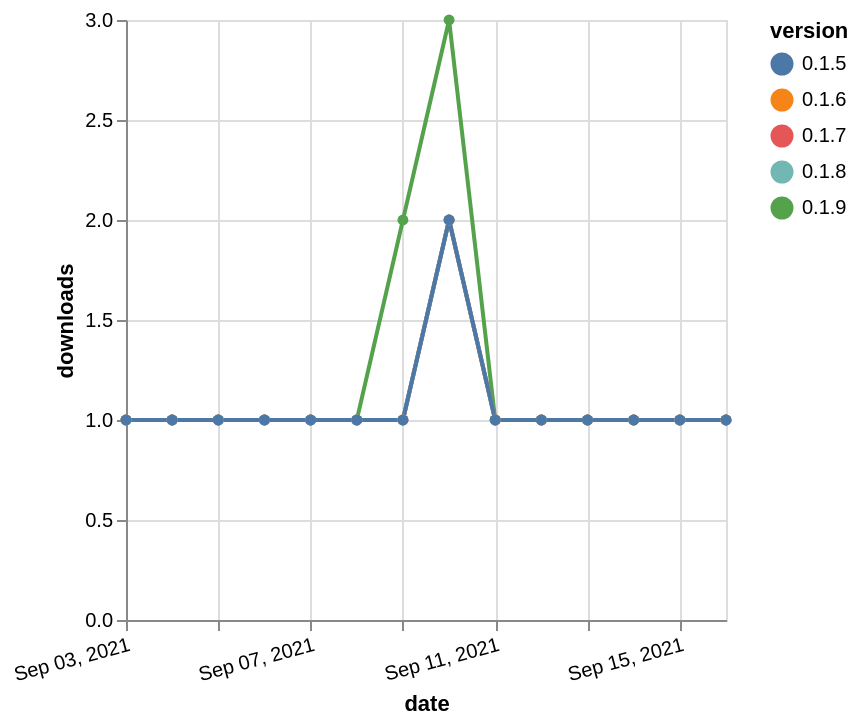

Source (Vega-Lite JSON):
### Vega-Lite specification from a JSON file in a GitHub repository (floating-point values rounded to 4 significant figures)
{"$schema": "https://vega.github.io/schema/vega-lite/v5.json", "description": "A simple bar chart with embedded data.", "data": {"values": [{"date": "2021-09-03", "total": 182, "delta": 1, "version": "0.1.9"}, {"date": "2021-09-04", "total": 183, "delta": 1, "version": "0.1.9"}, {"date": "2021-09-05", "total": 184, "delta": 1, "version": "0.1.9"}, {"date": "2021-09-06", "total": 185, "delta": 1, "version": "0.1.9"}, {"date": "2021-09-07", "total": 186, "delta": 1, "version": "0.1.9"}, {"date": "2021-09-08", "total": 187, "delta": 1, "version": "0.1.9"}, {"date": "2021-09-09", "total": 189, "delta": 2, "version": "0.1.9"}, {"date": "2021-09-10", "total": 192, "delta": 3, "version": "0.1.9"}, {"date": "2021-09-11", "total": 193, "delta": 1, "version": "0.1.9"}, {"date": "2021-09-12", "total": 194, "delta": 1, "version": "0.1.9"}, {"date": "2021-09-13", "total": 195, "delta": 1, "version": "0.1.9"}, {"date": "2021-09-14", "total": 196, "delta": 1, "version": "0.1.9"}, {"date": "2021-09-15", "total": 197, "delta": 1, "version": "0.1.9"}, {"date": "2021-09-16", "total": 198, "delta": 1, "version": "0.1.9"}, {"date": "2021-09-03", "total": 128, "delta": 1, "version": "0.1.6"}, {"date": "2021-09-04", "total": 129, "delta": 1, "version": "0.1.6"}, {"date": "2021-09-05", "total": 130, "delta": 1, "version": "0.1.6"}, {"date": "2021-09-06", "total": 131, "delta": 1, "version": "0.1.6"}, {"date": "2021-09-07", "total": 132, "delta": 1, "version": "0.1.6"}, {"date": "2021-09-08", "total": 133, "delta": 1, "version": "0.1.6"}, {"date": "2021-09-09", "total": 134, "delta": 1, "version": "0.1.6"}, {"date": "2021-09-10", "total": 136, "delta": 2, "version": "0.1.6"}, {"date": "2021-09-11", "total": 137, "delta": 1, "version": "0.1.6"}, {"date": "2021-09-12", "total": 138, "delta": 1, "version": "0.1.6"}, {"date": "2021-09-13", "total": 139, "delta": 1, "version": "0.1.6"}, {"date": "2021-09-14", "total": 140, "delta": 1, "version": "0.1.6"}, {"date": "2021-09-15", "total": 141, "delta": 1, "version": "0.1.6"}, {"date": "2021-09-16", "total": 142, "delta": 1, "version": "0.1.6"}, {"date": "2021-09-03", "total": 138, "delta": 1, "version": "0.1.7"}, {"date": "2021-09-04", "total": 139, "delta": 1, "version": "0.1.7"}, {"date": "2021-09-05", "total": 140, "delta": 1, "version": "0.1.7"}, {"date": "2021-09-06", "total": 141, "delta": 1, "version": "0.1.7"}, {"date": "2021-09-07", "total": 142, "delta": 1, "version": "0.1.7"}, {"date": "2021-09-08", "total": 143, "delta": 1, "version": "0.1.7"}, {"date": "2021-09-09", "total": 144, "delta": 1, "version": "0.1.7"}, {"date": "2021-09-10", "total": 146, "delta": 2, "version": "0.1.7"}, {"date": "2021-09-11", "total": 147, "delta": 1, "version": "0.1.7"}, {"date": "2021-09-12", "total": 148, "delta": 1, "version": "0.1.7"}, {"date": "2021-09-13", "total": 149, "delta": 1, "version": "0.1.7"}, {"date": "2021-09-14", "total": 150, "delta": 1, "version": "0.1.7"}, {"date": "2021-09-15", "total": 151, "delta": 1, "version": "0.1.7"}, {"date": "2021-09-16", "total": 152, "delta": 1, "version": "0.1.7"}, {"date": "2021-09-03", "total": 135, "delta": 1, "version": "0.1.8"}, {"date": "2021-09-04", "total": 136, "delta": 1, "version": "0.1.8"}, {"date": "2021-09-05", "total": 137, "delta": 1, "version": "0.1.8"}, {"date": "2021-09-06", "total": 138, "delta": 1, "version": "0.1.8"}, {"date": "2021-09-07", "total": 139, "delta": 1, "version": "0.1.8"}, {"date": "2021-09-08", "total": 140, "delta": 1, "version": "0.1.8"}, {"date": "2021-09-09", "total": 141, "delta": 1, "version": "0.1.8"}, {"date": "2021-09-10", "total": 143, "delta": 2, "version": "0.1.8"}, {"date": "2021-09-11", "total": 144, "delta": 1, "version": "0.1.8"}, {"date": "2021-09-12", "total": 145, "delta": 1, "version": "0.1.8"}, {"date": "2021-09-13", "total": 146, "delta": 1, "version": "0.1.8"}, {"date": "2021-09-14", "total": 147, "delta": 1, "version": "0.1.8"}, {"date": "2021-09-15", "total": 148, "delta": 1, "version": "0.1.8"}, {"date": "2021-09-16", "total": 149, "delta": 1, "version": "0.1.8"}, {"date": "2021-09-03", "total": 140, "delta": 1, "version": "0.1.5"}, {"date": "2021-09-04", "total": 141, "delta": 1, "version": "0.1.5"}, {"date": "2021-09-05", "total": 142, "delta": 1, "version": "0.1.5"}, {"date": "2021-09-06", "total": 143, "delta": 1, "version": "0.1.5"}, {"date": "2021-09-07", "total": 144, "delta": 1, "version": "0.1.5"}, {"date": "2021-09-08", "total": 145, "delta": 1, "version": "0.1.5"}, {"date": "2021-09-09", "total": 146, "delta": 1, "version": "0.1.5"}, {"date": "2021-09-10", "total": 148, "delta": 2, "version": "0.1.5"}, {"date": "2021-09-11", "total": 149, "delta": 1, "version": "0.1.5"}, {"date": "2021-09-12", "total": 150, "delta": 1, "version": "0.1.5"}, {"date": "2021-09-13", "total": 151, "delta": 1, "version": "0.1.5"}, {"date": "2021-09-14", "total": 152, "delta": 1, "version": "0.1.5"}, {"date": "2021-09-15", "total": 153, "delta": 1, "version": "0.1.5"}, {"date": "2021-09-16", "total": 154, "delta": 1, "version": "0.1.5"}]}, "width": "container", "mark": {"type": "line", "point": {"filled": true}}, "encoding": {"x": {"field": "date", "type": "temporal", "timeUnit": "yearmonthdate", "title": "date", "axis": {"labelAngle": -15}}, "y": {"field": "delta", "type": "quantitative", "title": "downloads"}, "color": {"field": "version", "type": "nominal"}, "tooltip": {"field": "delta"}}}
